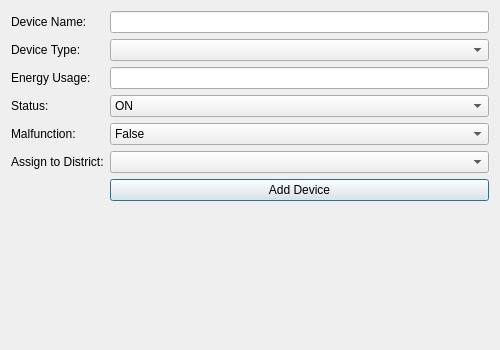
<?xml version="1.0" encoding="UTF-8"?>
<ui version="4.0">
 <class>AddDeviceDialog</class>
 <widget class="QDialog" name="AddDeviceDialog">
  <property name="geometry"><rect><x>0</x><y>0</y><width>500</width><height>350</height></rect></property>
  <layout class="QFormLayout" name="formLayout">
   <item row="0" column="0"><widget class="QLabel" name="lbl_name"><property name="text"><string>Device Name:</string></property></widget></item>
   <item row="0" column="1"><widget class="QLineEdit" name="le_name"/></item>

   <item row="1" column="0"><widget class="QLabel" name="lbl_type"><property name="text"><string>Device Type:</string></property></widget></item>
   <item row="1" column="1"><widget class="QComboBox" name="cb_type"/></item>

   <item row="2" column="0"><widget class="QLabel" name="lbl_energy"><property name="text"><string>Energy Usage:</string></property></widget></item>
   <item row="2" column="1"><widget class="QLineEdit" name="le_energy"/></item>

   <item row="3" column="0"><widget class="QLabel" name="lbl_status"><property name="text"><string>Status:</string></property></widget></item>
   <item row="3" column="1"><widget class="QComboBox" name="cb_status">
    <item><property name="text"><string>ON</string></property></item>
    <item><property name="text"><string>OFF</string></property></item>
   </widget></item>

   <item row="4" column="0"><widget class="QLabel" name="lbl_malfunction"><property name="text"><string>Malfunction:</string></property></widget></item>
   <item row="4" column="1"><widget class="QComboBox" name="cb_malfunction">
    <item><property name="text"><string>False</string></property></item>
    <item><property name="text"><string>True</string></property></item>
   </widget></item>

   <item row="5" column="0"><widget class="QLabel" name="lbl_district"><property name="text"><string>Assign to District:</string></property></widget></item>
   <item row="5" column="1"><widget class="QComboBox" name="cb_district"/></item>

   <item row="6" column="1"><widget class="QPushButton" name="btn_add_device"><property name="text"><string>Add Device</string></property></widget></item>
  </layout>
 </widget>
 <resources/>
 <connections/>
</ui>
